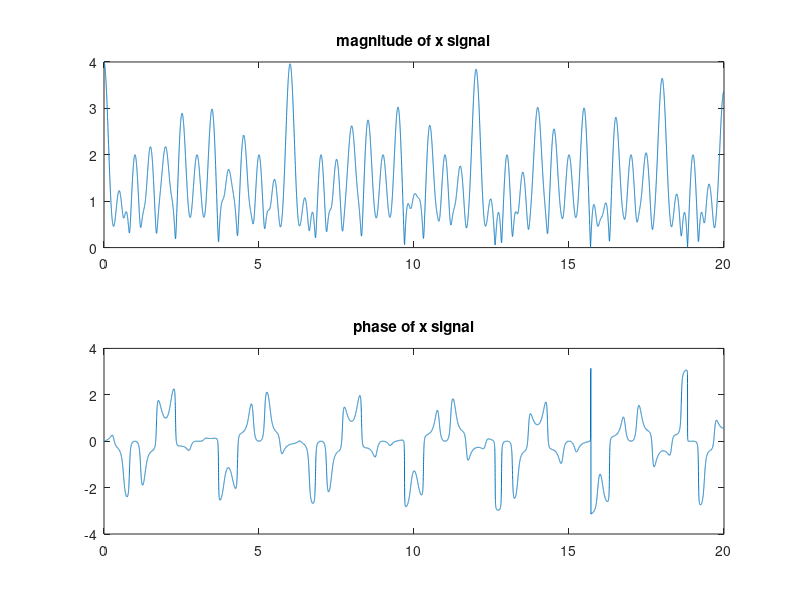
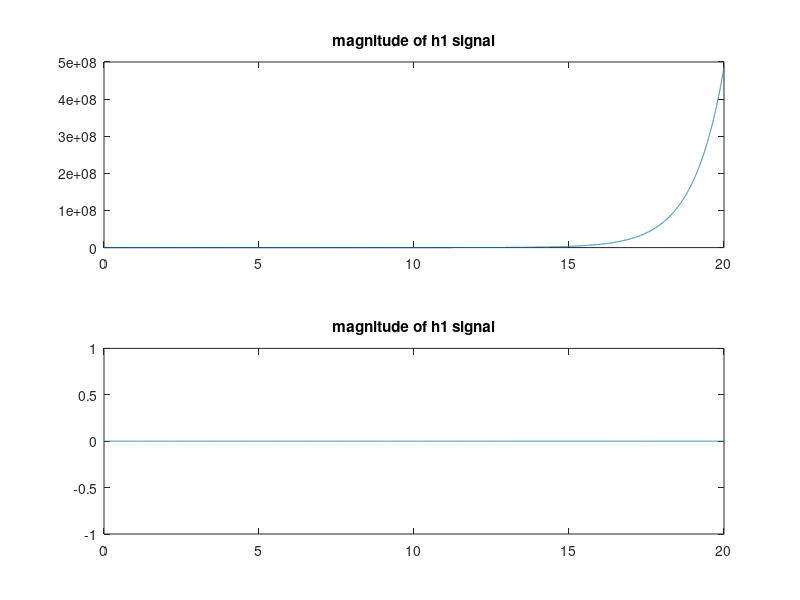
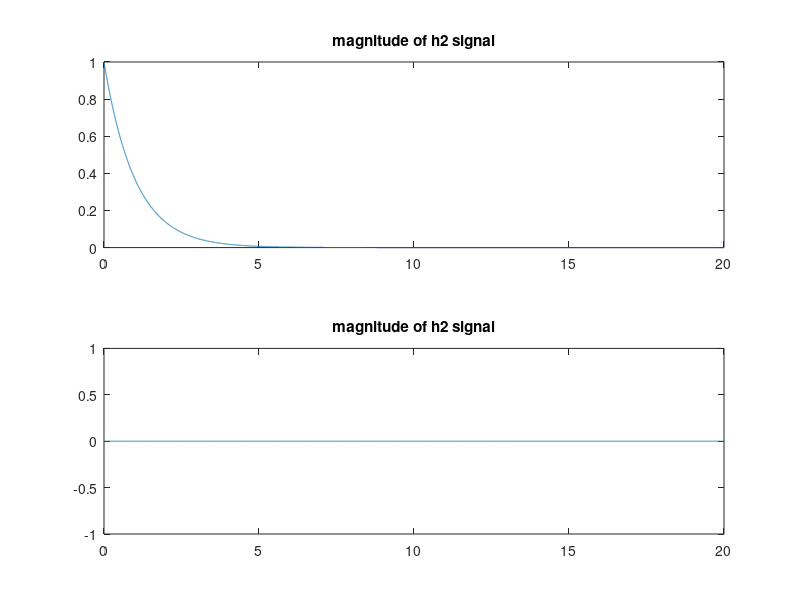
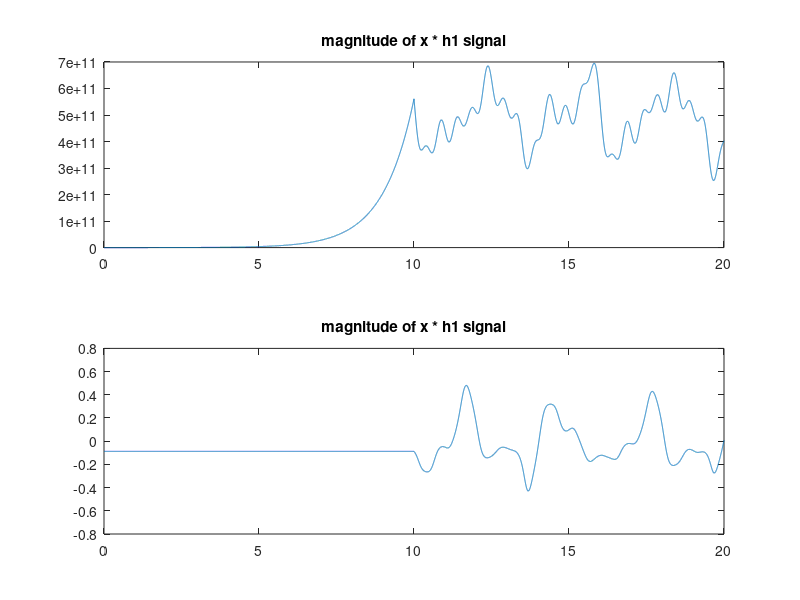

MATLAB code for these plots, in order:
clc
clear
close all

t = 0:0.001:20;
xa = 1 + cos(4 * pi * t) + exp(i * t) .* (cos(2 * pi * t) + cos(pi * t));

figure
subplot(2,1,1)       % add first plot in 2 x 1 grid
plot(t,abs(xa))
title('magnitude of x signal')

subplot(2,1,2)       % add second plot in 2 x 1 grid
plot(t,angle(xa))
title('phase of x signal')
print('x','-dpng')

h1 = exp(t);
h2 = exp(-t);

figure
subplot(2,1,1)       % add first plot in 2 x 1 grid
plot(t,abs(h1))
title('magnitude of h1 signal')

subplot(2,1,2)       % add second plot in 2 x 1 grid
plot(t,angle(h1))
title('magnitude of h1 signal')
print('h1','-dpng')

figure
subplot(2,1,1)       % add first plot in 2 x 1 grid
plot(t,abs(h2))
title('magnitude of h2 signal')

subplot(2,1,2)       % add second plot in 2 x 1 grid
plot(t,angle(h2))
title('magnitude of h2 signal')
print('h2','-dpng')


y = conv(xa , h1 , 'same');

figure
subplot(2,1,1)       % add first plot in 2 x 1 grid
plot(t,abs(y))
title('magnitude of x * h1 signal')

subplot(2,1,2)       % add second plot in 2 x 1 grid
plot(t,angle(y))
title('magnitude of x * h1 signal')
print('x * h1','-dpng')


y = conv(xa , h2 , 'same');

figure
subplot(2,1,1)       % add first plot in 2 x 1 grid
plot(t,abs(y))
title('magnitude of x * h2 signal')

subplot(2,1,2)       % add second plot in 2 x 1 grid
plot(t,angle(y))
title('magnitude of x * h2 signal')
print('x * h2','-dpng')